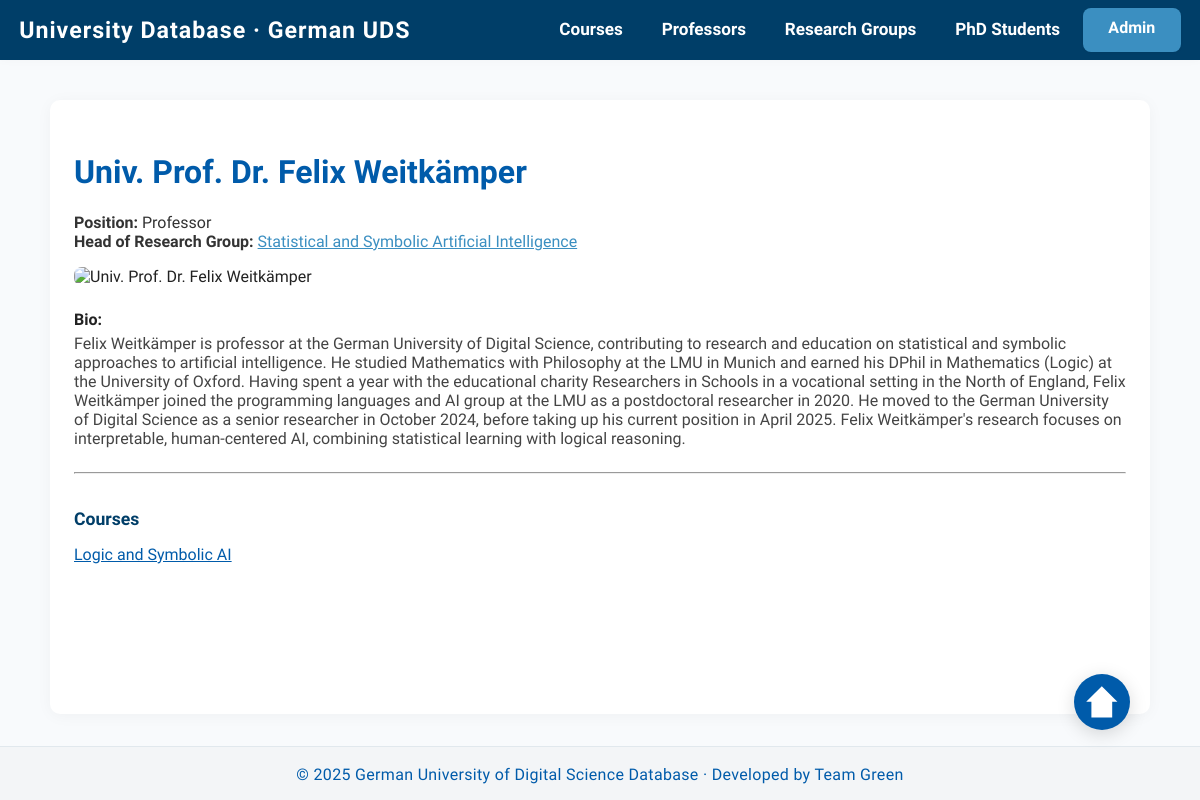
The app's page /professors/1/ with its own data.
### professors/models.py (models this page shows)
class Professor(models.Model):
    title = models.CharField(max_length=50)
    name = models.CharField(max_length=255)
    position = models.CharField(max_length=255)
    research_group = models.OneToOneField(
        'research_groups.ResearchGroup',  # string reference to avoid import cycle
        related_name='main_professor',
        on_delete=models.SET_NULL,
        null=True,
        blank=True
    )
    leads_research_group = models.OneToOneField(
        'research_groups.ResearchGroup',  # string reference to avoid import cycle
        on_delete=models.SET_NULL,
        null=True,
        blank=True,
        related_name='lead_professor'
    )
    bio = models.TextField(blank=True)
    image_url = models.URLField(blank=True)
    def __str__(self):
        return f"{self.title} {self.name}"

### research_groups/models.py (models this page shows, shortened)
class ResearchGroup(models.Model):
    name = models.CharField(max_length=255)
    description = models.TextField()

### courses/models.py (models this page shows, shortened)
class Course(models.Model):
    name = models.CharField(max_length=255)
    description = models.TextField(blank=True)
    image_url = models.URLField(blank=True)
    credits = models.IntegerField(null=True, blank=True)
    code = models.CharField(max_length=50, blank=True)
    start_date = models.DateField(null=True, blank=True)
    end_date = models.DateField(null=True, blank=True)
    format = models.CharField(max_length=50, blank=True)
    level = models.CharField(max_length=50, blank=True)
    professors = models.ManyToManyField(
        'professors.Professor',
        related_name='courses',
        through='relations.ProfessorCourse'
    )
    research_groups = models.ManyToManyField(
        'research_groups.ResearchGroup',
        related_name='courses',
        through='relations.CourseResearch'
    )

### professors/views.py (the view)
# urls.py: path('<int:pk>/', views.professor_detail, name='professor_detail'),
def professor_detail(request, pk):
    professor = get_object_or_404(Professor, pk=pk)
    return render(request, 'professors/professor_detail.html', {'professor': professor})

### professors/templates/professors/professor_detail.html (shortened to what this page needs)
{% extends "core/base.html" %}
{% block content %}
<h1 style="color:#005baa;">{{ professor }}</h1>
<p style="color:#333;">
  <strong>Position:</strong> {{ professor.position }}<br>
  {% if professor.research_group %}
    <strong>Head of Research Group:</strong>
    <a href="{% url 'researchgroup_detail' professor.research_group.id %}" style="color:#3b8fc1;">
      {{ professor.research_group.name }}
    </a>
  {% endif %}
</p>
{% if professor.image_url %}
  <img src="{{ professor.image_url }}" alt="{{ professor }}" style="max-width:240px; border-radius:8px; margin-bottom:1em;">
{% endif %}
{% if professor.bio %}
  <div style="margin:1.5em 0;">
    <strong>Bio:</strong>
    <div style="color:#444; margin-top:0.3em;">{{ professor.bio }}</div>
  </div>
{% endif %}
<hr>
<h2 style="font-size:1.1em; color:#003e68; margin-top:2em;">Courses</h2>
<ul style="list-style:none; padding:0;">
  {% for course in professor.courses.all %}
    <li style="margin-bottom:0.7em;">
      <a href="{% url 'course_detail' course.id %}" style="color:#005baa;">
        {{ course.name }}
      </a>
    </li>
  {% empty %}
    <li>No courses taught by this professor.</li>
  {% endfor %}
</ul>
{% endblock %}

### core/templates/core/base.html (style rules this page uses)
:root { --primary: #005baa; --secondary: #3b8fc1; --light-bg: #f8fafc; --white: #fff; --nav-bg: #003e68; --nav-text: #fff; --nav-hover: #e1e8ed; --footer-bg: #f3f5f7; --footer-text: #005baa; --body-text: #222; }
html { box-sizing: border-box; font-size: 16px; }
*, *:before, *:after { box-sizing: inherit; }
body { margin: 0; font-family: 'Open Sans', Arial, Helvetica, sans-serif; background: var(--light-bg); color: var(--body-text); min-height: 100vh; display: flex; flex-direction: column; font-size: 1rem; }
img { max-width: 100%; height: auto; display: block; }

### records on screen
Professor: title+name "Univ. Prof. Dr. Felix Weitkämper", position "Professor", research_group.name "Statistical and Symbolic Artificial Intelligence", bio "Felix Weitkämper is professor at the German University of Digital Science, contributing to research and education on statistical and symbolic approaches to artificial intelligence. He studied Mathematics with Philosophy at the LMU in Munich and earned his DPhil in Mathematics (Logic) at the University of Oxford. Having spent a year with the educational charity Researchers in Schools in a vocational setting in the North of England, Felix Weitkämper joined the programming languages and AI group at the LMU as a postdoctoral researcher in 2020. He moved to the German University of Digital Science as a senior researcher in October 2024, before taking up his current position in April 2025. Felix…"
Course: name "Logic and Symbolic AI"
